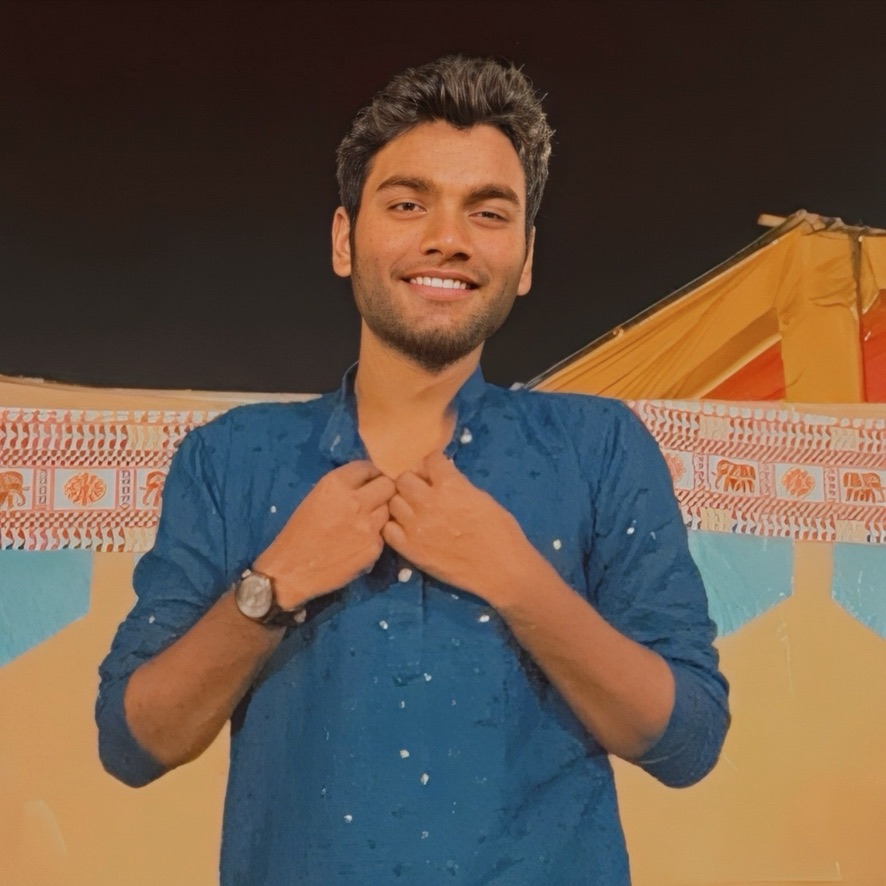
#> input picture test.jpg, 886 x 886 px
$ python face_detection.py
#> lines starting #> are read from the running program, lines starting #| are printed output that depends on the picture
import cv2
import numpy as np

def detect_face(image_path):
    # Load the pre-trained Haar cascade model
#> called with image_path = 'test.jpg'
    face_cascade = cv2.CascadeClassifier(cv2.data.haarcascades + 'haarcascade_frontalface_default.xml')

    # Read the image
    image = cv2.imread(image_path)
#> image is the input picture: shape (886, 886, 3); mean B, G, R 72.2, 86.2, 104
    gray = cv2.cvtColor(image, cv2.COLOR_BGR2GRAY)  # Convert to grayscale
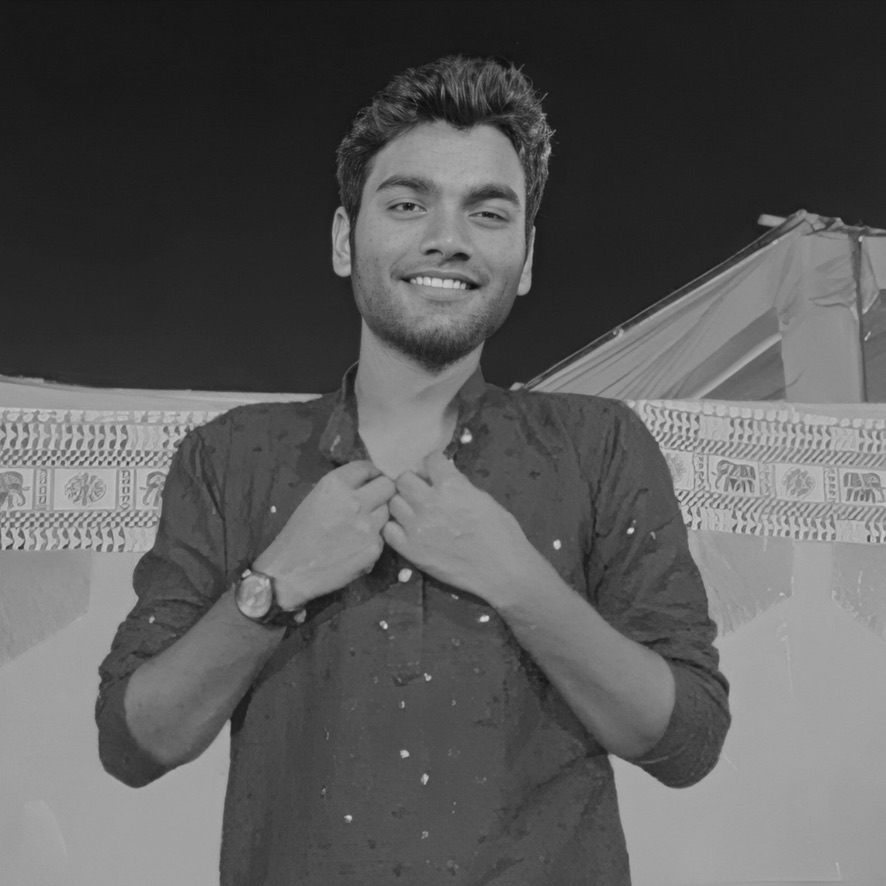
#> gray: shape (886, 886); min 12, max 224, mean 89.9

    # Detect faces
    faces = face_cascade.detectMultiScale(gray, scaleFactor=1.1, minNeighbors=5, minSize=(100, 100))
#> faces = [[342, 118, 214, 214], [344, 262, 240, 240]]

    # If a face is detected, crop the first detected face
    if len(faces) > 0:
        x, y, w, h = faces[0]
#> x = 342; y = 118; w = 214; h = 214
        face = image[y:y+h, x:x+w]  # Crop the face
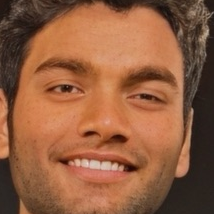
#> face: shape (214, 214, 3); mean B, G, R 64.3, 94, 146.5
        return face
    else:
        return None  # No face detected

# Example usage:
if __name__ == "__main__":
    face = detect_face("test.jpg")
    if face is not None:
        cv2.imwrite("cropped_face.jpg", face)  # Save cropped face
        print("Face detected and saved!")
    else:
        print("No face detected.")
